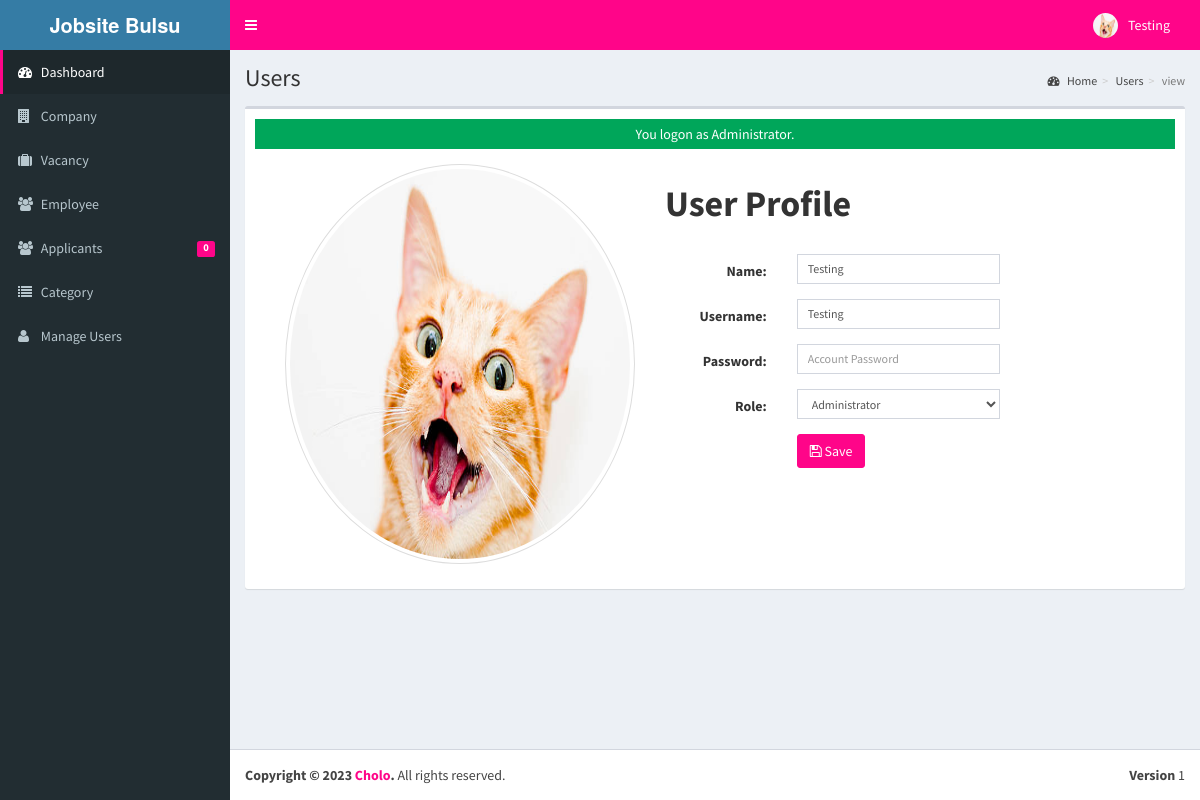
Screenshot of /admin/user/index.php?view=view&id=018 (signed in) with the database file from the repository.
### tables this page shows
CREATE TABLE `tblusers` (
  `USERID` varchar(30) NOT NULL,
  `FULLNAME` varchar(40) NOT NULL,
  `USERNAME` varchar(30) NOT NULL,
  `PASS` varchar(100) NOT NULL,
  `ROLE` varchar(30) NOT NULL,
  `PICLOCATION` varchar(255) NOT NULL
);

### admin/user/index.php (called while the page is built, shortened)
<?php
require_once("../../include/initialize.php");
 $title="Users";
require_once ("../theme/templates.php");
?>

### include/database.php (called while the page is built, shortened)
<?php
class Database {
	var $sql_string = '';
	private $conn;
	public function open_connection() {
		$this->conn = mysqli_connect(server,user,pass);
		if(!$this->conn){
			echo "Problem in database connection! Contact administrator!";
			exit();
		}else{
			$db_select = mysqli_select_db($this->conn,database_name);
		}
	}
	function setQuery($sql='') {
		$this->sql_string=$sql;
	}
	function executeQuery() {
		$result = mysqli_query($this->conn,$this->sql_string);
		return $result;
	}
	private function confirm_query($result) {
		return $result;
	}
	function loadSingleResult() {
		$cur = $this->executeQuery();
		while ($row = mysqli_fetch_object($cur)) {
		return $data = $row;
		}
	}
}
$mydb = new Database();
?>

### include/accounts.php (called while the page is built, shortened)
<?php
require_once(LIB_PATH.DS.'database.php');
class User {
	protected static  $tblname = "tblusers";
	function single_user($id=""){
			global $mydb;
			$mydb->setQuery("SELECT * FROM ".self::$tblname."
				Where USERID= '{$id}' LIMIT 1");
			$cur = $mydb->loadSingleResult();
			return $cur;
	}
}
?>

### include/function.php (called while the page is built, shortened)
<?php
function currentpage(){
		$this_page = $_SERVER['SCRIPT_NAME'];
	    $bits = explode('/',$this_page);
		 return $bits[3];
	}
		?>

### admin/user/view.php (the view, shortened to what this page needs)
<?php
  @$USERID = $_SESSION['ADMIN_USERID'];
  $user = New User();
  $singleuser = $user->single_user($USERID);
  ?>
<div class="container">
    <div class="panel-body inf-content">
        <div class="row">
            <div class="col-md-4">
                <a data-target="#myModal" data-toggle="modal" href="" title="Click here to Change Image.">
                    <img alt="" style="width:500px; height:400px;" title="" class="img-circle img-thumbnail isTooltip"
                        src="<?php echo web_root.'admin/user/'. $singleuser->PICLOCATION;?>"
                        data-original-title="Usuario">
                </a>
            </div>
            <div class="col-md-6">
                <h1><strong>User Profile</strong></h1><br>
                <form class="form-horizontal span6" action="controller.php?action=edit&view=" method="POST">
                    <div class="form-group">
                        <div class="col-md-8">
                            <label class="col-md-4 control-label" for="U_NAME">Name:</label>
                            <div class="col-md-8">
                                <input class="form-control input-sm" id="U_NAME" name="U_NAME"
                                    placeholder="Account Name" type="text" value="<?php echo $singleuser->FULLNAME; ?>">
                            </div>
                        </div>
                    </div>
                    <div class="form-group">
                        <div class="col-md-8">
                            <label class="col-md-4 control-label" for="U_USERNAME">Username:</label>
                            <div class="col-md-8">
                                <input class="form-control input-sm" id="U_USERNAME" name="U_USERNAME"
                                    placeholder="Email Address" type="text"
                                    value="<?php echo $singleuser->USERNAME; ?>">
                            </div>
                        </div>
                    </div>
                    <div class="form-group">
                        <div class="col-md-8">
                            <label class="col-md-4 control-label" for="U_PASS">Password:</label>
                            <div class="col-md-8">
                                <input class="form-control input-sm" id="U_PASS" name="U_PASS"
                                    placeholder="Account Password" type="Password" value="" required>
                            </div>
                        </div>
                    </div>
                    <div class="form-group">
                        <div class="col-md-8">
                            <label class="col-md-4 control-label" for="U_ROLE">Role:</label>
                            <div class="col-md-8">
                                <select class="form-control input-sm" name="U_ROLE" id="U_ROLE">
                                    <option value="Administrator"
                                        <?php echo ($singleuser->ROLE=='Administrator') ? 'selected="true"': '' ; ?>>
                                        Administrator</option>
                                </select>
                            </div>
                        </div>
                    </div>
                    <div class="form-group">
                        <div class="col-md-8">
                            <label class="col-md-4 control-label" for="idno"></label>
                            <div class="col-md-8">
                                <button class="btn btn-primary " name="save" type="submit"><span
                                        class="fa fa-save fw-fa"></span> Save</button>
                            </div>
                        </div>
                    </div>
                </form>
            </div>
        </div>
    </div>
</div>

### admin/theme/templates.php (shortened to what this page needs)
<!DOCTYPE html>
<html>
<head>
    <link rel="stylesheet" href="<?php echo web_root;?>bootstrap/css/bootstrap.min.css">
    <link rel="stylesheet" href="<?php echo web_root;?>plugins/font-awesome/css/font-awesome.min.css">
    <link rel="stylesheet" href="<?php echo web_root;?>dist/css/AdminLTE.min.css">
    <link rel="stylesheet" href="<?php echo web_root;?>dist/css/skins/_all-skins.min.css">
    <link rel="stylesheet" href="<?php echo web_root;?>plugins/iCheck/flat/blue.css">
    <link rel="stylesheet" href="<?php echo web_root;?>plugins/morris/morris.css">
    <link rel="stylesheet" href="<?php echo web_root;?>plugins/jvectormap/jquery-jvectormap-1.2.2.css">
    <link href="<?php echo web_root; ?>plugins/datepicker/bootstrap-datetimepicker.min.css" rel="stylesheet"
        media="screen">
    <link rel="stylesheet" href="<?php echo web_root;?>plugins/dataTables/jquery.dataTables.min.css">
    <link rel="stylesheet" href="<?php echo web_root;?>plugins/bootstrap-wysihtml5/bootstrap3-wysihtml5.min.css">
</head>
<body class="hold-transition skin-blue fixed sidebar-mini">
    <div class="wrapper">
        <header class="main-header">
            <a href="<?php echo web_root;?>/admin/" class="logo">
                <span class="logo-lg"><b>Jobsite Bulsu</b></span>
            </a>
            <nav class="navbar navbar-static-top" role="navigation">
                <a href="#" class="sidebar-toggle" data-toggle="offcanvas" role="button">
                </a>
                <div class="navbar-custom-menu">
                    <ul class="nav navbar-nav">
                        <?php
              $user = New User();
              $singleuser = $user->single_user($_SESSION['ADMIN_USERID']);
          ?>
                        <li class="dropdown user user-menu" style="padding-right: 15px;">
                            <a href="#" class="dropdown-toggle" data-toggle="dropdown">
                                <img src="<?php echo web_root.'admin/user/'. $singleuser->PICLOCATION;?>"
                                    class="user-image" alt="User Image">
                                <span class="hidden-xs"><?php echo $singleuser->FULLNAME; ?></span>
                            </a>
                        </li>
                    </ul>
                </div>
            </nav>
        </header>
        <aside class="main-sidebar">
            <section class="sidebar">
                <ul class="sidebar-menu">
                    <li class="<?php echo (currentpage() == 'index.php') ? "active" : false;?>">
                        <a href="<?php echo web_root ;?>admin/">
                            <i class="fa fa-dashboard"></i> <span>Dashboard</span>
                        </a>
                    </li>
                    <li class="<?php echo (currentpage() == 'company') ? "active" : false;?>">
                        <a href="<?php echo web_root ;?>admin/company/">
                            <i class="fa fa-building"></i> <span>Company</span>
                        </a>
                    </li>
                    <li class="<?php echo (currentpage() == 'vacancy') ? "active" : false;?>">
                        <a href="<?php echo web_root ;?>admin/vacancy/">
                            <i class="fa fa-suitcase"></i> <span>Vacancy</span>
                        </a>
                    </li>
                    <li class="<?php echo (currentpage() == 'employee') ? "active" : false;?>">
                        <a href="<?php echo web_root ;?>admin/employee/">
                            <i class="fa fa-users"></i> <span>Employee</span>
                        </a>
                    </li>
                    <li class="<?php echo (currentpage() == 'applicants') ? "active" : false;?>">
                        <a href="<?php echo web_root ;?>admin/applicants/">
                            <i class="fa fa-users"></i> <span>Applicants</span>
                            <span class="label label-primary pull-right">
                                <?php
                $sql = "SELECT count(*) as 'APPL' FROM `tbljobregistration` WHERE `PENDINGAPPLICATION`=1";
                $mydb->setQuery($sql);
                $pending = $mydb->loadSingleResult();
                echo $pending->APPL;
              ?>
                            </span>
                        </a>
                    </li>
                    <li class="<?php echo (currentpage() == 'category') ? "active" : false;?>">
                        <a href="<?php echo web_root ;?>admin/category/">
                            <i class="fa fa-list"></i> <span>Category</span>
                        </a>
                    </li>
                    <li class="<?php echo (currentpage() == 'user') ? "active" : false;?>">
                        <a href="<?php echo web_root; ?>admin/user/">
                            <i class="fa fa-user"></i> <span>Manage Users</span> </a>
                    </li>
                </ul>
            </section>
        </aside>
        <div class="content-wrapper">
            <section class="content-header">
                <h1>
                    <?php echo isset($title) ? $title : ''; ?>
                </h1>
                <ol class="breadcrumb">
                    <?php
          if ($title!='Home') {
            $active_title = '';
            if (isset($_GET['view'])) {
              $active_title = '<li class='.$active_title.'><a href="index.php">'.$title.'</a></li>';
            }else{
              $active_title = '<li class='.$active_title.'>'.$title.'</li>';
            }
            echo '<li><a href='.web_root.'admin/><i class="fa fa-dashboard"></i> Home</a></li>';
            echo  $active_title;
            echo  isset($_GET['view']) ? '<li class="active">'.$_GET['view'].'</li>' : '';
          }
        ?>
                </ol>
            </section>
            <section class="content">
                <div class="row">
                    <div class="col-xs-12">
                        <div class="box">
                            <div class="box-body">
                                <?php
               require_once $content;
               ?>
                            </div>
                        </div>
                    </div>
                </div>
            </section>
        </div>
        <footer class="main-footer">
            <div class="pull-right hidden-xs">
                <b>Version</b> 1
            </div>
            <strong>Copyright &copy; 2023 <a href="#">Cholo</a>.</strong> All rights
            reserved.
        </footer>
</body>
</html>

### rows the page displays
tblusers: PICLOCATION (picture), FULLNAME "Testing", U_NAME "Testing", U_USERNAME "Testing", U_ROLE "Administrator"

### other values shown
$pending->APPL "0"
$title "Users"
$_GET['view'] "view"
$_SESSION['message'] "You logon as Administrator."
